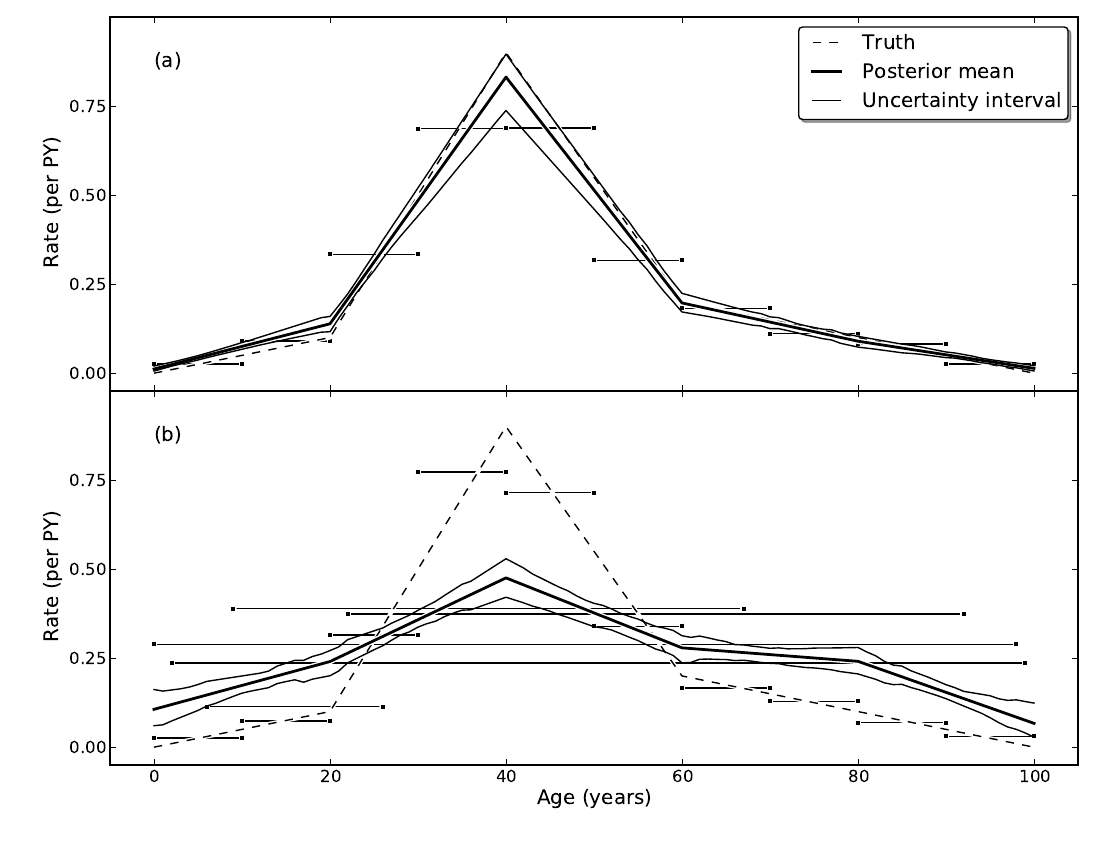

Python code for this plot:
""" Where midpoint model works and does not
"""

# add to path, to make importing possible
import sys
sys.path += ['.', '..']

import pylab as pl
import pymc as mc
import scipy.interpolate

import graphics
import book_graphics
reload(book_graphics)


import age_group_models as agm
reload(agm)

m = {}


mc.np.random.seed(1234567)
f = scipy.interpolate.interp1d([0, 20, 40, 60, 100], [0, .1, .9, .2, 0])
model = agm.simulate_age_group_data(N=10, delta_true=5e2, pi_true=f)
agm.fit_disaggregation_model(model)
m[0] = model


mc.np.random.seed(1234567)
f = scipy.interpolate.interp1d([0, 20, 40, 60, 100], [0, .1, .9, .2, 0])
model = agm.simulate_age_group_data(N=15, delta_true=5e2, pi_true=f)
agm.fit_disaggregation_model(model)
m[1] = model

agm.plot_fits(m)
pl.savefig('book/graphics/age_group_disagg.pdf')

pl.show()
